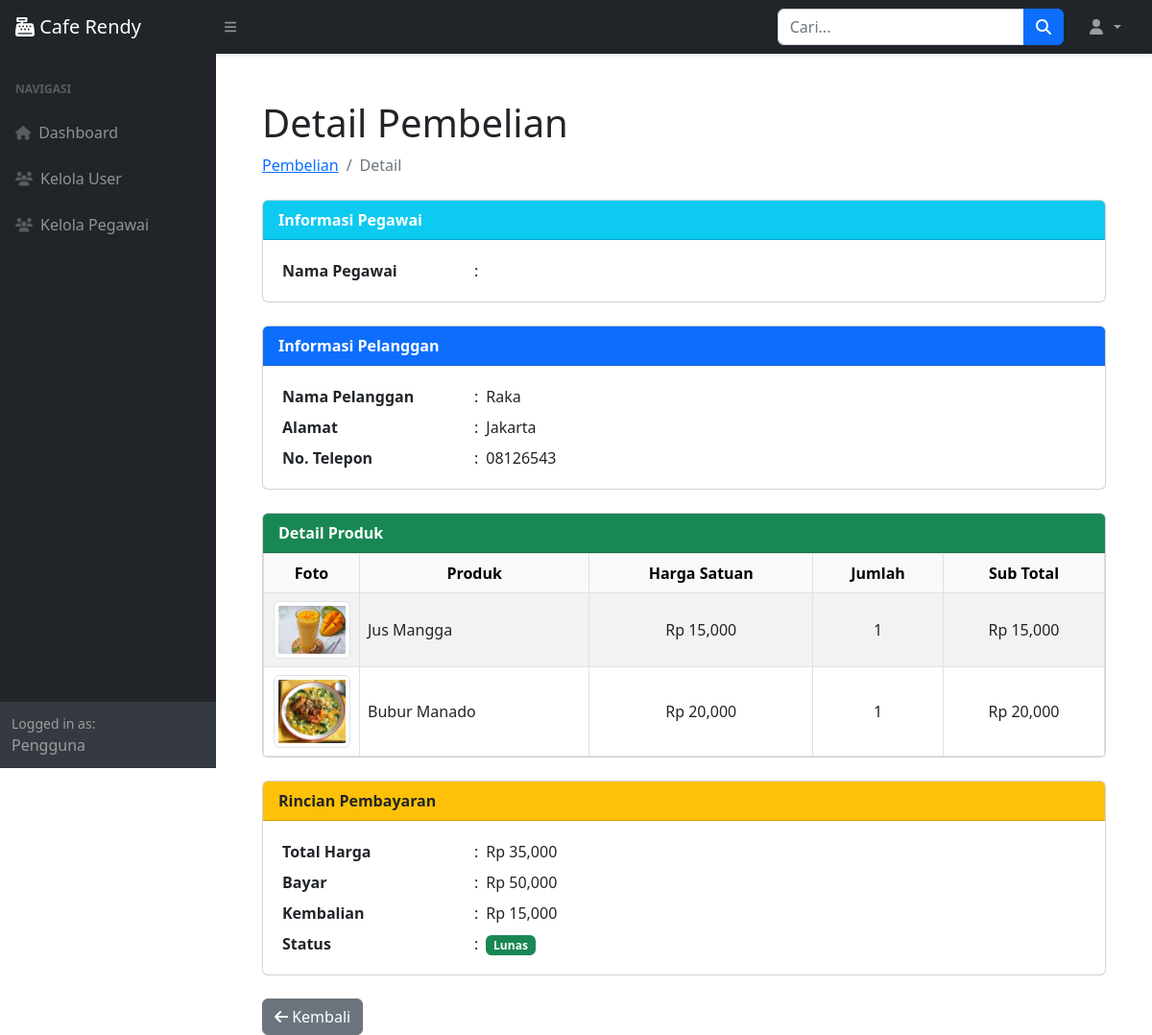
The page /adminpage.php?page=penjualan_detail&id=68 on the database its author committed.
### tables this page shows
CREATE TABLE `penjualan` (
  `id_penjualan` int(11) NOT NULL,
  `tanggal_penjualan` date DEFAULT NULL,
  `total_harga` int(11) DEFAULT NULL,
  `id_pelanggan` int(11) DEFAULT NULL,
  `bayar` int(11) NOT NULL,
  `kembalian` int(11) NOT NULL,
  `status_pembayaran` enum('Belum Lunas','Lunas') NOT NULL,
  `id_pegawai` int(11) DEFAULT NULL
);

CREATE TABLE `pelanggan` (
  `id_pelanggan` int(11) NOT NULL,
  `nama_pelanggan` varchar(255) DEFAULT NULL,
  `alamat` text DEFAULT NULL,
  `no_telpon` varchar(255) DEFAULT NULL
);

CREATE TABLE `detail_penjualan` (
  `id_detail` int(11) NOT NULL,
  `id_penjualan` int(11) DEFAULT NULL,
  `id_produk` int(11) DEFAULT NULL,
  `jumlah_produk` int(11) DEFAULT NULL,
  `sub_total` int(11) DEFAULT NULL,
  `id_pegawai` int(11) DEFAULT NULL
);

CREATE TABLE `produk` (
  `id_produk` int(11) NOT NULL,
  `nama_produk` varchar(255) DEFAULT NULL,
  `harga` int(11) DEFAULT NULL,
  `stock` int(11) DEFAULT NULL,
  `foto` varchar(255) DEFAULT NULL
);

### penjualan_detail.php (the view)
<?php
$id = $_GET['id'];
$query = mysqli_query($koneksi, "SELECT * FROM penjualan
    LEFT JOIN pelanggan ON pelanggan.id_pelanggan = penjualan.id_pelanggan
    LEFT JOIN pegawai ON pegawai.id_pegawai = penjualan.id_pegawai
    WHERE id_penjualan = $id");
$data = mysqli_fetch_array($query);
?>
<div class="container-fluid px-4">
    <h1 class="mt-4">Detail Pembelian</h1>
    <ol class="breadcrumb mb-4">
        <li class="breadcrumb-item"><a href="?page=pembelian">Pembelian</a></li>
        <li class="breadcrumb-item active">Detail</li>
    </ol>
    <div class="card mb-4">
        <div class="card-header bg-info text-white">
            <strong>Informasi Pegawai</strong>
        </div>
        <div class="card-body">
            <table class="table table-sm table-borderless mb-0">
                <tr>
                    <th width="200">Nama Pegawai</th>
                    <td width="1">:</td>
                    <td><?= $data['nama_pegawai']; ?></td>
                </tr>
            </table>
        </div>
    </div>
    <div class="card mb-4">
        <div class="card-header bg-primary text-white">
            <strong>Informasi Pelanggan</strong>
        </div>
        <div class="card-body">
            <table class="table table-sm table-borderless mb-0">
                <tr>
                    <th width="200">Nama Pelanggan</th>
                    <td width="1">:</td>
                    <td><?= $data['nama_pelanggan']; ?></td>
                </tr>
                <tr>
                    <th>Alamat</th>
                    <td>:</td>
                    <td><?= $data['alamat']; ?></td>
                </tr>
                <tr>
                    <th>No. Telepon</th>
                    <td>:</td>
                    <td><?= $data['no_telpon']; ?></td>
                </tr>
            </table>
        </div>
    </div>
    <div class="card mb-4">
        <div class="card-header bg-success text-white">
            <strong>Detail Produk</strong>
        </div>
        <div class="card-body p-0">
            <table class="table table-striped table-bordered mb-0">
                <thead class="table-light">
                    <tr class="text-center">
                        <th width="100">Foto</th>
                        <th>Produk</th>
                        <th>Harga Satuan</th>
                        <th>Jumlah</th>
                        <th>Sub Total</th>
                    </tr>
                </thead>
                <tbody>
                    <?php
                    $pro = mysqli_query($koneksi, "SELECT * FROM detail_penjualan
                        LEFT JOIN produk ON produk.id_produk = detail_penjualan.id_produk
                        WHERE id_penjualan = $id");
                    while ($produk = mysqli_fetch_array($pro)) {
                    ?>
                    <tr class="text-center align-middle">
                        <td>
                            <img src="assets/img/produk/<?= $produk['foto']; ?>" width="80" class="img-thumbnail" alt="<?= $produk['nama_produk']; ?>">
                        </td>
                        <td class="text-start"><?= $produk['nama_produk']; ?></td>
                        <td>Rp <?= number_format($produk['harga']); ?></td>
                        <td><?= $produk['jumlah_produk']; ?></td>
                        <td>Rp <?= number_format($produk['sub_total']); ?></td>
                    </tr>
                    <?php } ?>
                </tbody>
            </table>
        </div>
    </div>
    <div class="card mb-4">
        <div class="card-header bg-warning">
            <strong>Rincian Pembayaran</strong>
        </div>
        <div class="card-body">
            <table class="table table-sm table-borderless mb-0">
                <tr>
                    <th width="200">Total Harga</th>
                    <td width="1">:</td>
                    <td>Rp <?= number_format($data['total_harga']); ?></td>
                </tr>
                <tr>
                    <th>Bayar</th>
                    <td>:</td>
                    <td>Rp <?= number_format($data['bayar']); ?></td>
                </tr>
                <tr>
                    <th>Kembalian</th>
                    <td>:</td>
                    <td>Rp <?= number_format($data['kembalian']); ?></td>
                </tr>
                <tr>
                    <th>Status</th>
                    <td>:</td>
                    <td>
                        <span class="badge bg-<?= $data['status_pembayaran'] == 'Lunas' ? 'success' : 'danger'; ?>">
                            <?= $data['status_pembayaran']; ?>
                        </span>
                    </td>
                </tr>
            </table>
        </div>
    </div>
    <a href="?page=pembelian" class="btn btn-secondary"><i class="fas fa-arrow-left"></i> Kembali</a>
</div>

### rows shown on the page
penjualan: id_pelanggan.nama_pelanggan "Raka", id_pelanggan.alamat "Jakarta", id_pelanggan.no_telpon "08126543", total_harga "35,000", bayar "50,000", kembalian "15,000", status_pembayaran "Lunas"
detail_penjualan: id_produk.foto (picture), id_produk.nama_produk "Jus Mangga", id_produk.harga "15,000", jumlah_produk "1", sub_total "15,000"
detail_penjualan: id_produk.foto (picture), id_produk.nama_produk "Bubur Manado", id_produk.harga "20,000", jumlah_produk "1", sub_total "20,000"
